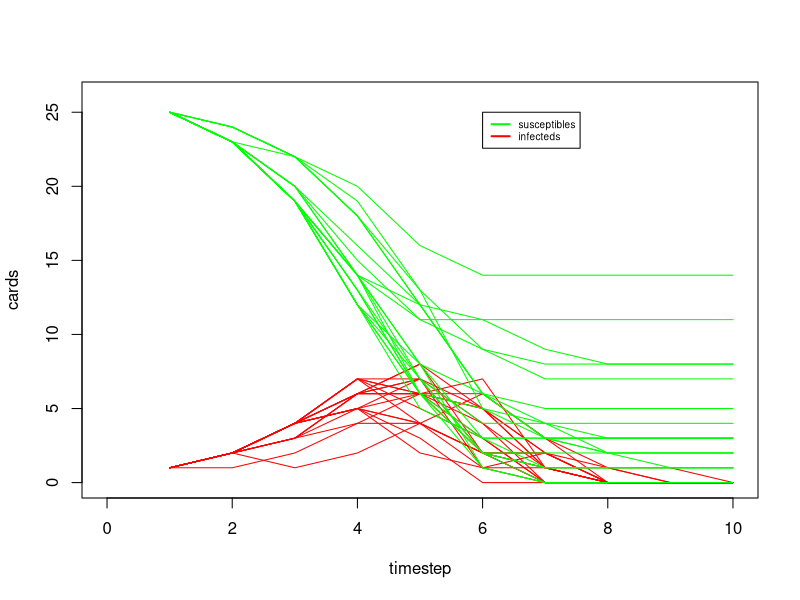
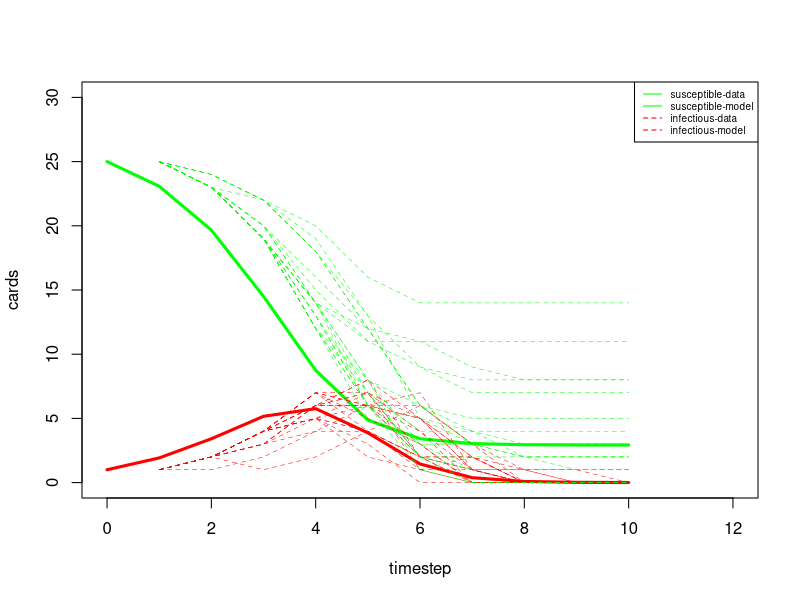
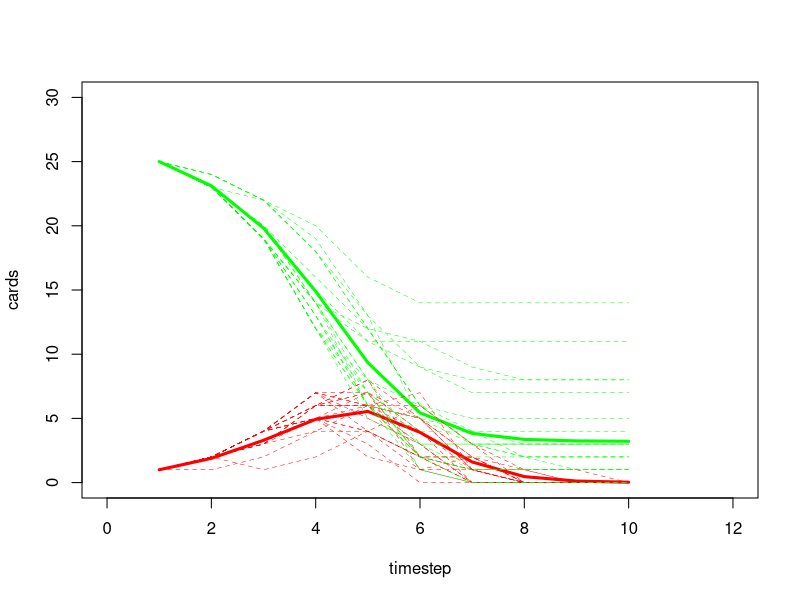

The R source for these figures, in order:
## Epidemic Cards Tutorial: computer exercise
## E2M2: Ecological and Epidemiological Modeling in Madagascar
## January 6-14, 2020

## Cara Brook, 2020

## By now, you've been exposed to some of the variety of model
## types used to understand infectious disease data. We'll now work
## with a few of those forms to explain our own data.

## By the end of this tutorial, you should be able to:
##
##  * Make a simple SIR model in discrete time.
##  * Visualize data from a time series of Infected and Susceptible case counts
##  * Fit a simple SIR model (i.e. estimate the transmission parameter) with 
##    logistic regression techniques.

library(plyr)

rm(list=ls())
######################################################################
## Part 1: Visualizing your data

## Earlier, you played an epidemic card game and generated several time
## series of infecteds and susceptibles. Let's take a look at these data.

## Import .csv file 
dat <-  read.csv("Epidemic_Cards.csv", header=T)

## (1) Take a look at the form of the dataset
head(dat)
str(dat)


## (2) Select a subset of these data, choosing just those with R0 value = 2 and name that object "dat.R0"
dat.R0 <- dat[dat$R0==2,]
## or
dat.R0 <- subset(dat, R0==2)
head(dat.R0)

## (3) Next,  define the length of our time series. Make a vector titled "time" that is the length of 
## the longest timestep in your dataset.
max(dat.R0$timestep) ## 10 is the largest value
time <- seq(1,10,1)
time <- sort(unique(dat$timestep))

## Look at the vector:
time

## (4) Now, define a variable called "N" that equals your population size (Angelo's pile)
N <- 26


## (5) Using your data, plot Infecteds over time, with a different line for each trial.
## Color all the Infecteds lines as red.
plot("n", xlim=c(0,10), ylim=c(0,26), ylab="cards", xlab="timestep")
for (i in 1:length(unique(dat.R0$trial))){
  lines(x=dat.R0$timestep[dat.R0$trial==i], y=dat.R0$infecteds[dat.R0$trial==i], col = "red")
}

## (6) Now plot all the Susceptible trials as individual lines.
## Color them as green.
for (i in 1:length(unique(dat.R0$trial))){
  lines(x=dat.R0$timestep[dat.R0$trial==i], y=dat.R0$susceptibles[dat.R0$trial==i], col = "green")
}

## (7) Now add a legend to the plot in the top right-hand corner of your plotting frame.
legend(x=6, y=25, legend=c("susceptibles", "infecteds"), lwd=2, col=c("green", "red"), cex = .6)


## (8) How do things change when R0 = 3? Go back above, and take a new subset of the
## data with R0 = 3, and repeat!

######################################################################
##Part 2: Modeling the epidemic

## Now let's build a model to recapture these data!

## We learned this week that models can take a variety of
## forms. The primary axes of model differentiation are: (1) discrete vs. 
## continuous treatment of time and (2) deterministic vs. stochastic model
## forms. Here, we model our epidemic from Epidemic Cards the game in discrete time.

## The version of the model we'll work with here has 3 state variables (susceptible,
## infected, and recovered), but since our population size is constant, we only 
## need to keep track of two of these, since we could always subtract to get the third.
## This is reason why we only kept track of susceptibles and infecteds
## in our game while counting cards.

## Our state variables are given as:

## S - the number of susceptibles in the population
## I - the number of infected/infectious individuals in the population

## and we have parameter, the basic reproduction number (R0). As we have already learned,
## R0 for a pathogen gives the expected number of new infectious individuals engendered by
## one infectious individual in a completely susceptible population.


## Recall that cards are placed in the 'infection pile' and stay there for exactly 1 round.
## In disease modeling, this assumption (that infection lasts for only 1 timestep) is the equivalent
## of saying that R0 = beta, your transmission rate.

## We would thus represent a simple discrete time model in the following form:

## S[t+1] = S[t] - (R0 * S[t]/N)*I[t]
## I[t+1]= (R0 * S[t]/N)*I[t]

## where S[t] indicates the population susceptible at time t and S[t+1]
## and  I[t] indicates the population infectious at time t and I[t+1].

## Now we have all the information we need to make our discrete time model.

## (9) First, let's print our time vector from above to make sure we still have all the 
## important information at hand. Do this here:
print(time)


## (10) Then, we make two empty vectors called  model.I and model.S for the full duration of the
## time series. (Hint, make two vectors called 'model.I' and 'model.S' that are filled with the value
## 'NA' but are the same length as your vector 'time')
model.I <- rep(NA, length(time))
model.S <- rep(NA, length(time))


## (11) Now,  "seed" these vectors with our initial conditions of the numbers infected and susceptible.
## (Hint, write over index 1 of model.I and model.S with with one infected individual 25 susceptible individuals.

model.I[1] <- 1
model.S[1] <- 25

## (12) Now make an object called "R0" that specifies a value for R0. Use the same value of R0 from the first two rounds
## of the game.
R0 <- 2

## (13) Now, write a for-loop that iterates your discrete time model across the full length of the time series
## Essentially, write the R language that says the following:

##       for (all variables, t, in the length of our time vector){
##              run my discrete time model (hint, use the equations from above, lines 88 and 89)
##             }

for(t in 1: length(time)){
  model.S[t+1] = model.S[t] - (R0 * model.S[t]/N)*model.I[t]
  model.I[t+1]= (R0 * model.S[t]/N)*model.I[t]
}
model.S
model.I

## (14) Now plot the infected output from your discrete time model in #13 and color it red.
## Since your infected vector is 11 places long, you will need to add timestep 0 to your "times" vector to 
## plot against your model output. Label this new time vector as: time0_10
time0_10 <- c(0, time)
time0_10
plot("n", xlim=c(0,12), ylim = c(0,30), ylab="cards", xlab="timestep")
lines(x=time0_10, y = model.I, col = "red", lwd=3, lty = 1)

## (15) And add a line to the graph with the susceptible output from your discrete time model in #13 and
## color it green. Add a legend to the plot in the top right-hand corner.
lines(x=time0_10, y = model.S, col = "green", lwd=3, lty = 1)

## (16) Then, let's plot our model and data together. Make your trials of infecteds
## thin,  dashed red lines (hint: lty=2, lwd=.5)

for (i in 1:length(unique(dat.R0$trial))){
  lines(x=dat.R0$timestep[dat.R0$trial==i], y=dat.R0$infecteds[dat.R0$trial==i], col = "red", lty=2, lwd=.5)
}

## (17) Next, do the same for susceptibles as dashed green lines.
for (i in 1:length(unique(dat.R0$trial))){
  lines(x=dat.R0$timestep[dat.R0$trial==i], y=dat.R0$susceptibles[dat.R0$trial==i], col = "green",  lty=2, lwd=.5)
}


## (18) And, add a legend to the plot in the top right-hand corner that shows the difference between these line types.
legend("topright", legend=c("susceptible-data", "susceptible-model", "infectious-data", "infectious-model"), col=c("green", "green", "red", "red"), lty=c(1,1,2,2), cex=.6)


## How do things change when R0 = 3? 
## Go back above, change R0 = 3, and repeat!

######################################################################
##Part 3: How likely are we to recover the observed data, assuming our model is true?

## How well does the model recapture the data?
## We see that there is variation from trial-to-trial in our data and that,
## sometimes, our model fits the data better than other times. Why might this
## be? Did we get the same time series of S and I every time we played a new trial?
## What does this tell us about the stochastic vs. deterministic nature of 
## the real world? 

## Usually we would not be so lucky as to know our model parameters (in this case, there is just
## one: R0) ahead of time. So let's fit a model with flexible parameters to our
## data and see how well it does.

######################################################################
##Part 4: Optimize parameters to 'fit' your model to your data

## Now, let's assume that we had only our data and wanted to produce a model that 
## 'fit' these data well without knowing R0 in advance. There are many methods used to
## fit models to data, and while this diversity can at first be daunting - like many
## things, this becomes easier with experience. We've already talked a lot about different
## model fitting techniques, and here, we'll just demonstrate one simple method that will just 
## minimize the sum of squared errors.


## (20) First, wrap your discrete time model above into a function called "SIR.discrete.deterministic"
## with the following 2 input arguments: R0, time. Have it "return" a 
## dataframe of time, S, and I.
SIR.discrete.deterministic <- function(R0, time){
  
  model.S <- rep(NA, length(time))
  model.I <- rep(NA, length(time))
  model.S[1] <- 25
  model.I[1] <- 1
  
  N = model.S[1] + model.I[1]
  
  for (t in 1:(length(time)-1)){
    model.S[t+1] = model.S[t] - (R0 * model.S[t]/N) * model.I[t]
    model.I[t+1] = (R0 * model.S[t]/N) * model.I[t]
  }
  
  
  dat.return <- cbind.data.frame(time, model.S, model.I)
  names(dat.return) <- c("time", "S", "I")
  return(dat.return)
}


## (21) Test that your function is working by running the following line of script:
## out <- discrete.mod(R0=2, time=seq(1,10,1))
out <- SIR.discrete.deterministic(R0=2, time=seq(1,10,1))
  
## (22) Write a function called "sum_sq" that calculates the sum of squared difference between your model
## and the data across all trials. (Hint: This will include 4 steps: 
## 1. You will first need to run your model at your chosen parameters.
## 2. You will then need to add two columns labeled "I_predictions" and "S_predictions" to your dat.R0
##    dataset and fill with 'NAs'
## 3. You will then need to fill those columns with model predictions from step #1. This will 
##    require a for-loop over the unique trials.
## 4. You will need to calculate the sum of squared differences between all model predictions (both S
##    and I) from the data and return it from the function.)

sum_sq <- function(par, real.dat, time){
  ## 1. You will first need to run your model at your chosen parameters.
  out.model <- SIR.discrete.deterministic(R0=par, time=time)
  
  ## 2. You will then need to add two columns labeled "I_predictions" and "S_predictions" to your dat.R0
  ##    dataset and fill with 'NAs'
  real.dat$I_predictions <- real.dat$S_predictions <- NA
  
  ## 3. You will then next to fill those columns with model predictions at the appropriate timesteps
  ##    like those from #21. This will require a double for-loop over the unique trials and timesteps.
  
  ## Infecteds first:
  for(i in 1:length(unique(real.dat$trial))){
    for(j in 1:length(unique(real.dat$timestep))){
      real.dat$I_predictions[real.dat$trial==i & real.dat$timestep==j] <- out.model$I[out.model$time==j]
    }
  }
  
  ## And Susceptibles:
  for(i in 1:length(unique(real.dat$trial))){
    for(j in 1:length(unique(real.dat$timestep))){
      real.dat$S_predictions[real.dat$trial==i & real.dat$timestep==j] <- out.model$S[out.model$time==j]
    }
  }
  
  ## 4. You will need to calculate the sum of squared differences between all model predictions (both S
  ##    and I) from the data and return it from the function.)
  
  ## First, get both S and I differences
  real.dat$S_differences <- real.dat$S_predictions - real.dat$susceptibles
  real.dat$I_differences <- real.dat$I_predictions - real.dat$infecteds
  
  ## Then, square them and add them:
  sum.of.sqs = sum(c(real.dat$S_differences, real.dat$I_differences)^2)
  
  return(sum.of.sqs)

}

## (24) Now, use the 'BFGS' method in the function optim() to minimize the difference between your model and 
## the data, and save the returned values as an object called 'out.optim'. Guess the value of R0 as 2, meaning 
## that you should use the following input variables: 
## optim(par = 2, fn=sum_sq, real.dat=dat.R0, time=seq(1,10,1), method="BFGS")
out.optim <- optim(par = 2, fn=sum_sq, real.dat=dat.R0, time=seq(1,10,1), method="BFGS")

## (25) Save out.optim$par as the object R0.fit. How close is your value to R0=2? Why might it be different?
R0.fit <- out.optim$par

## (25) Now run your model with the new value R0.fit and save the output as "new.model"
new.model <- SIR.discrete.deterministic(R0=R0.fit, time = seq(1,10,1))

## (26) Plot your new model output and compare with the data. First plot your model I and S predictions
plot("n", xlim=c(0,12), ylim = c(0,30), ylab="cards", xlab="timestep")
lines(x=new.model$time, y = new.model$I, col = "red", lwd=3, lty = 1)
lines(x=new.model$time, y = new.model$S, col = "green", lwd=3, lty = 1)

## (27) Now, add your original data again.  Make your trials of infecteds as thin, red
## lines (hint: lty=2, lwd=.5) and your trials of susceptibles as thin, dashed green lines.

for (i in 1:length(unique(dat.R0$trial))){
  lines(x=dat.R0$timestep[dat.R0$trial==i], y=dat.R0$infecteds[dat.R0$trial==i], col = "red", lty=2, lwd=.5)
}

for (i in 1:length(unique(dat.R0$trial))){
  lines(x=dat.R0$timestep[dat.R0$trial==i], y=dat.R0$susceptibles[dat.R0$trial==i], col = "green",  lty=2, lwd=.5)
}


## How well does our fitted model recapture our data, as compared with our 'true model', plotted above in 
## number 14 and 15?


## What does this tell us about the model fit?

## Try again, this time fitting the subset of the data for which R0 = 3. How well do you do at fitting the
## correct value here? Is it closer or not as close to your true R0 value as when you fit the subset for 
## R0 = 2? Why might this be?






